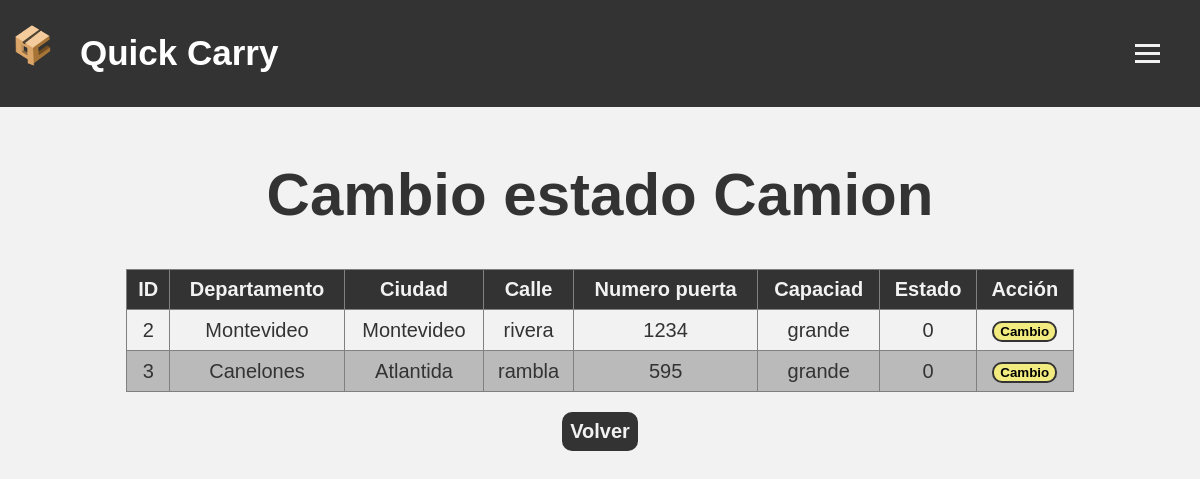
/crud/bajasAlmacen.php, run on the app's committed database.
### tables this page shows
CREATE TABLE `almacenes` (
  `id` int(11) NOT NULL,
  `departamento` varchar(20) NOT NULL,
  `ciudad` varchar(20) NOT NULL,
  `calle` varchar(40) NOT NULL,
  `numero_puerta` varchar(10) NOT NULL,
  `capacidad` varchar(20) NOT NULL,
  `estado` varchar(1) NOT NULL
);

### crud/bajasAlmacen.php (the view, shortened to what this page needs)
<!DOCTYPE html>
<html lang="en">
<head>
    <link rel="stylesheet" href="style.css">
</head>
<header>
    <div class="logo">
        <a href="index.php"><img src="qc.png" alt="qc"></a>
        <h1>Quick Carry</h1>
    </div>
    <label for="menu-toggle" class="menu-btn">
        <span></span>
        <span></span>
        <span></span>
    </label>
</header>
<body>
    <h1>Cambio estado Camion</h1>
    <?php
    $conexion = new mysqli("localhost", "root", "", "usuarios");
    $consulta = "SELECT id, departamento, ciudad, calle, numero_puerta, capacidad, estado FROM almacenes";
    $resultados = $conexion->query($consulta);
    ?>
    <form action="" method="post">
        <div class="tablaDiv">
            <table border="1">
                <thead>
                    <tr>
                        <th>ID</th>
                        <th>Departamento</th>
                        <th>Ciudad</th>
                        <th>Calle</th>
                        <th>Numero puerta</th>
                        <th>Capaciad</th>
                        <th>Estado</th>
                        <th>Acción</th>
                    </tr>
                </thead>
                <tbody>
                    <?php
                    while ($fila = $resultados->fetch_assoc()) {
                        $id = $fila["id"];
                        $departamento = $fila["departamento"];
                        $ciudad = $fila["ciudad"];
                        $calle = $fila["calle"];
                        $numero_puerta = $fila["numero_puerta"];
                        $capacidad = $fila["capacidad"];
                        $estado = $fila["estado"] ?? '';
                        echo "<tr>";
                        echo "<td>$id</td>";
                        echo "<td>$departamento</td>";
                        echo "<td>$ciudad</td>";
                        echo "<td>$calle</td>";
                        echo "<td>$numero_puerta</td>";
                        echo "<td>$capacidad</td>";
                        echo "<td>$estado</td>";
                        echo "<td><button type='submit' name='usuario' value='$id'>Cambio</button></td>";
                        echo "</tr>";
                    }
                    ?>
                </tbody>
            </table>
        </div>
    </form>
    <div class="volver">
        <input type="button" value="Volver" onclick="window.location.href='controlAlmacenes.php'">
    </div>
</body>
</html>

### crud/style.css (style rules this page uses)
body { text-align: center; background-color: #F2F2F2; padding-top: 80px; font-family: sans-serif; margin-top: 40px; font-size:30px; color: #333; }
.volver input { background-color: #333; color: #F2F2F2; padding: 8px; margin-top: 20px; border: none; border-radius: 10px; font-size: 20px; }
.tablaDiv { text-align: center; align-items: center; margin: 0 auto; display: flex; }
.tablaDiv table { text-align: center; margin: 0 auto; font-size: 20px; }
table { width: 80%; border-collapse: collapse; }
th, td { padding: 8px; }
th { background-color: #333; color: #F2F2F2; }
tr:nth-child(odd) { background-color: #F2F2F2; }
tr:nth-child(even) { background-color: #bababa; }
tbody button { background-color: #F2EB80; border: 2px solid #333; border-radius: 10px; font-weight: bold; transition: 0.1s; }
header { background-color: #333; color: #fff; padding: 10px; width: 100%; position: fixed; top: 0; left: 0; display: flex; justify-content: space-between; align-items: center; }
.logo h1 { margin-left: 10px; font-size: 35px; }
.logo { display: flex; align-items: center; }
.logo img { width: 50px; height: 60px; margin-right: 10px; }
.menu-btn { display: inline-block; cursor: pointer; padding: 10px; margin-right: 40px; border-radius: 10px; transition: 0.3s; }
.menu-btn span { display: block; width: 25px; height: 3px; background-color: #F2F2F2; margin-bottom: 5px; margin-top: 5px; }
.formulario input[type="submit"],[type="button"] { text-align: left; font-size: 20px; background-color: #333; font-weight: bold; color: #F2F2F2; }

### data on the page
almacenes: id "2", departamento "Montevideo", ciudad "Montevideo", calle "rivera", numero_puerta "1234", capacidad "grande", estado "0"
almacenes: id "3", departamento "Canelones", ciudad "Atlantida", calle "rambla", numero_puerta "595", capacidad "grande", estado "0"
